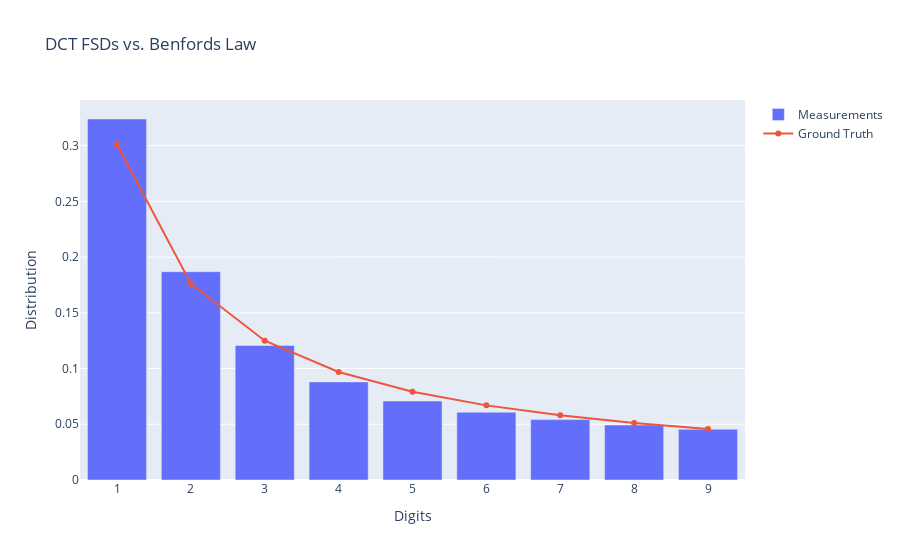

The cell this chart's notebook holds for it:
### Code cell
# Run dct on images and gather first significant digits (Slow version - pure python)
dcts = get_dct_array(images)
fsd = to_fsd(dcts, mode=FSD_SLOW)

# Count fsds
fsd_count = count_fsds(fsd, base=BASE_10)

# Calculate distribution of each digit
fsd_count_dist = fsd_count / np.sum(fsd_count)

# Plot distribution against the ground truth benfords law
plot_df_comparison(fsd_count_dist=fsd_count_dist, title="DCT FSDs vs. Benfords Law")

### Figure 1 — Plotly figure (JSON) as saved in the notebook; plotly's stock layout.template omitted (floating-point values rounded to 4 significant figures)
{"data": [{"name": "Measurements", "type": "bar", "x": [1, 2, 3, 4, 5, 6, 7, 8, 9], "y": [0.3238, 0.1869, 0.1206, 0.08801, 0.07087, 0.06082, 0.05416, 0.04931, 0.04549]}, {"name": "Ground Truth", "type": "scatter", "x": [1, 2, 3, 4, 5, 6, 7, 8, 9], "y": [0.301, 0.1761, 0.1249, 0.09691, 0.07918, 0.06695, 0.05799, 0.05115, 0.04576]}], "layout": {"title": {"text": "DCT FSDs vs. Benfords Law"}, "xaxis": {"title": {"text": "Digits"}}, "yaxis": {"title": {"text": "Distribution"}}}}
